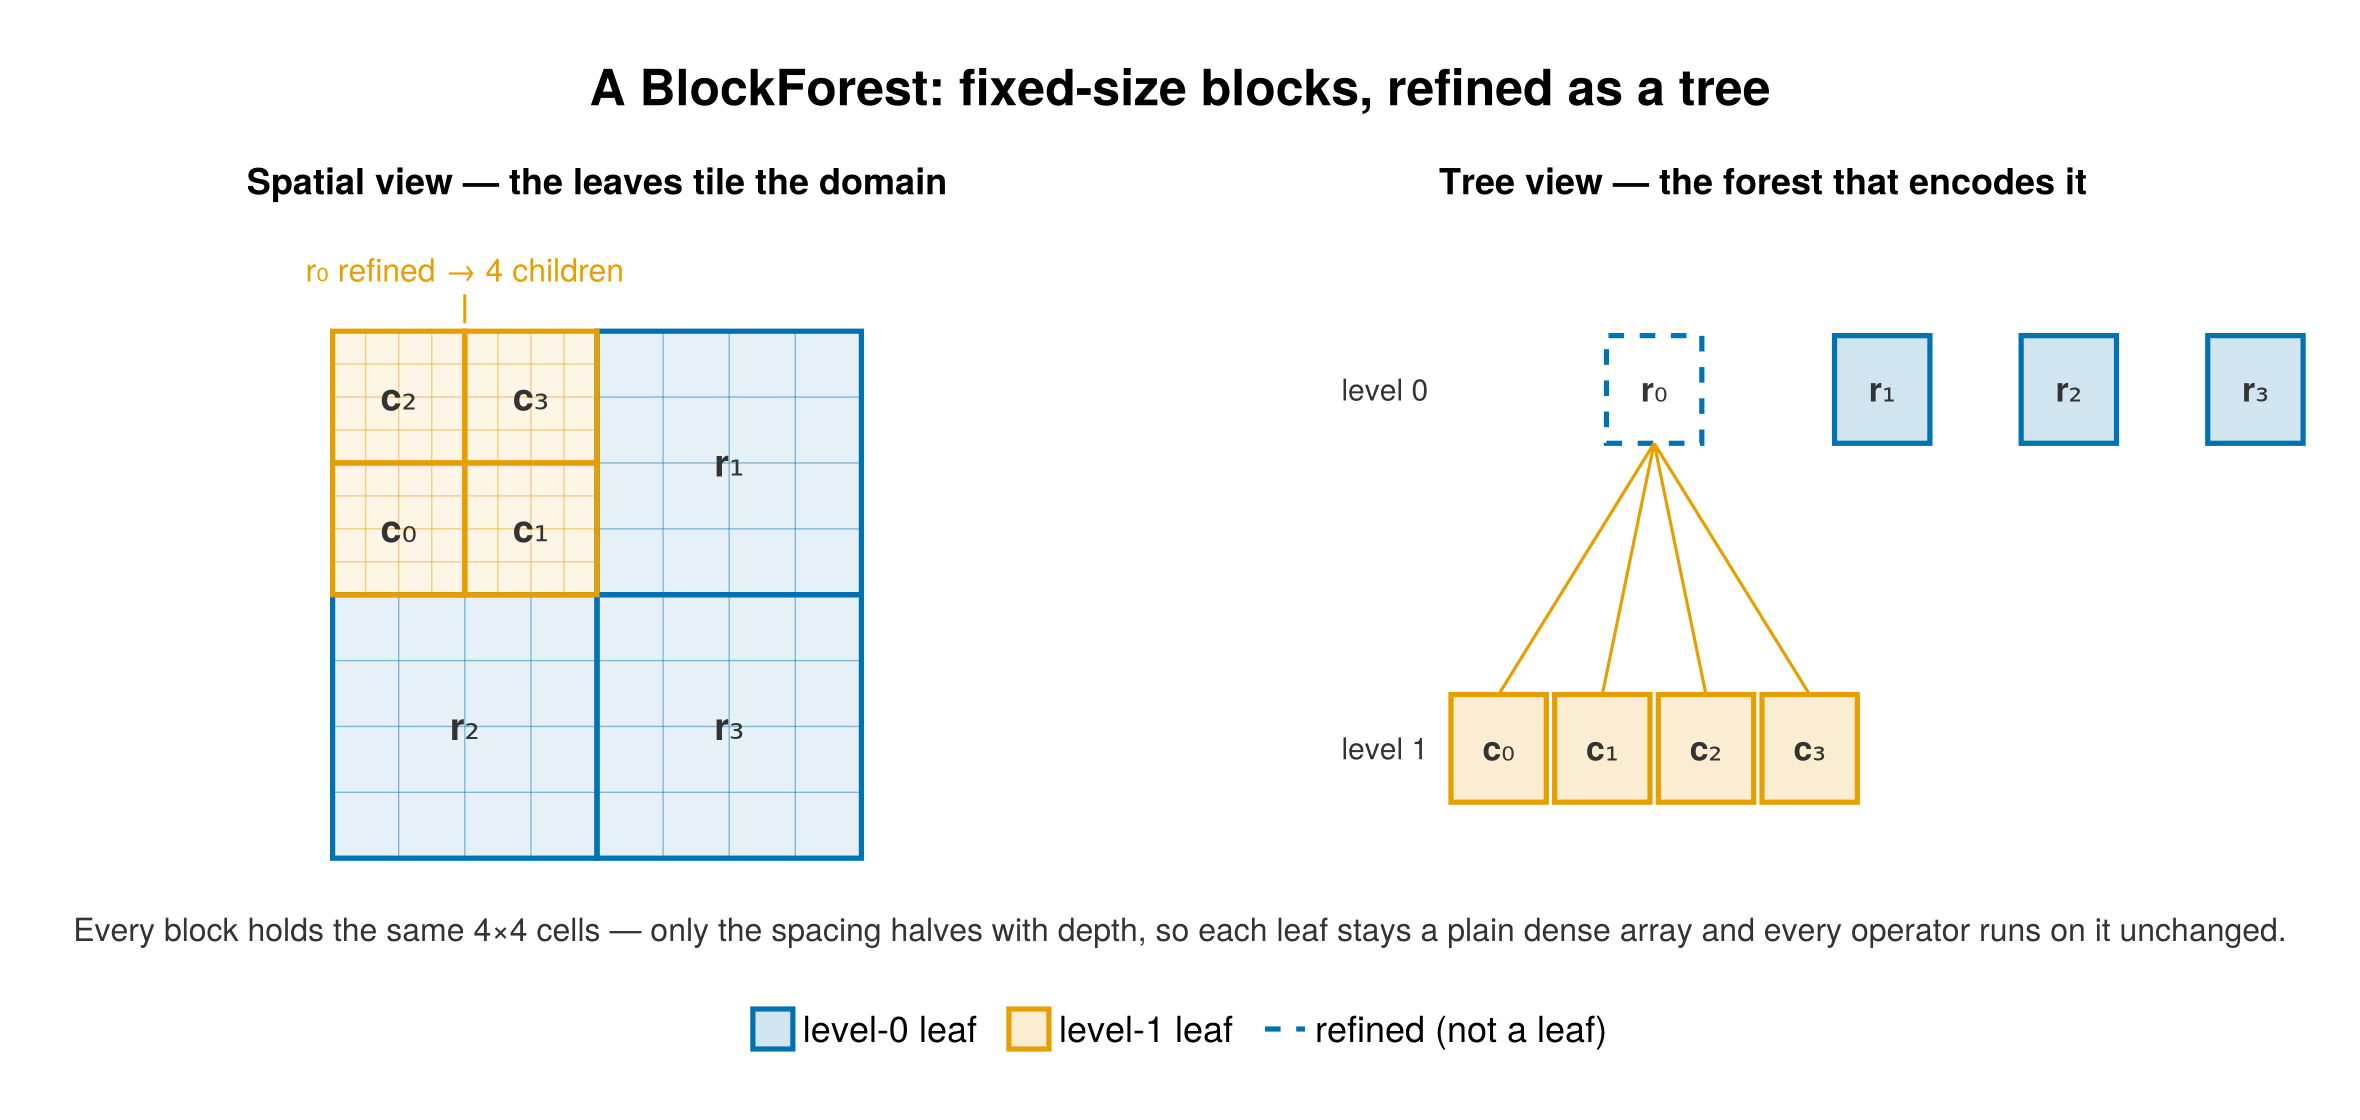

Julia code for this plot:
# Concept diagram: what a BlockForest is — the spatial tiling beside the tree it
# encodes. Vector redraw of the box-drawing figure in docs/pages/amr.qmd, using
# the same refinement-level colors as the data figures so a level means the same
# thing on the concept slide and the results slide.
#
# Run with: julia --project=examples examples/blockforest_diagram.jl

using Pkg; Pkg.activate(@__DIR__)
using CairoMakie, Printf

const LEVELCOLORS = Makie.wong_colors()
const CELLS = 4          # cells per block edge, as drawn
const INK   = :gray20

#--------------------------------------------------------------------------------
# Spatial view

"A leaf block: its outline in the level color, with its CELLS×CELLS cells faint inside."
function block!(ax, x0, y0, w; level, label=nothing)
    c = LEVELCOLORS[level + 1]
    poly!(ax, Rect2f(x0, y0, w, w); color=(c, 0.10), strokecolor=c, strokewidth=2.6)
    h = w / CELLS
    for i in 1:(CELLS - 1)
        lines!(ax, [x0 + i * h, x0 + i * h], [y0, y0 + w]; color=(c, 0.45), linewidth=0.7)
        lines!(ax, [x0, x0 + w], [y0 + i * h, y0 + i * h]; color=(c, 0.45), linewidth=0.7)
    end
    label !== nothing && text!(ax, x0 + w / 2, y0 + w / 2; text=label, align=(:center, :center),
                               fontsize=19, font=:bold, color=INK)
    return nothing
end

function spatial_panel!(ax)
    # r0 (top-left) has been refined into four half-size children; r1..r3 are still leaves.
    block!(ax, 1, 1, 1; level=0, label="r₁")
    block!(ax, 0, 0, 1; level=0, label="r₂")
    block!(ax, 1, 0, 1; level=0, label="r₃")
    # r₀ occupies the top-left quadrant [0,1]×[1,2]; its children subdivide exactly that.
    for (dx, dy, lab) in ((0.0, 1.0, "c₀"), (0.5, 1.0, "c₁"), (0.0, 1.5, "c₂"), (0.5, 1.5, "c₃"))
        block!(ax, dx, dy, 0.5; level=1, label=lab)
    end
    text!(ax, 0.5, 2.16; text="r₀ refined → 4 children", align=(:center, :bottom),
          fontsize=16, color=LEVELCOLORS[2])
    lines!(ax, [0.5, 0.5], [2.14, 2.03]; color=LEVELCOLORS[2], linewidth=1.5)
    limits!(ax, -0.32, 2.32, -0.06, 2.46)
end

#--------------------------------------------------------------------------------
# Tree view

function node!(ax, x, y; level, label, leaf)
    c = LEVELCOLORS[level + 1]
    w, h = 0.46, 0.30
    poly!(ax, Rect2f(x - w / 2, y - h / 2, w, h);
          color=leaf ? (c, 0.18) : (:white, 0.0), strokecolor=c,
          strokewidth=2.6, linestyle=leaf ? :solid : :dash)
    text!(ax, x, y; text=label, align=(:center, :center), fontsize=17,
          font=:bold, color=INK)
    return nothing
end

function tree_panel!(ax)
    roots = [(0.75, "r₀", false), (1.85, "r₁", true), (2.75, "r₂", true), (3.65, "r₃", true)]
    for (x, lab, leaf) in roots
        node!(ax, x, 1.6; level=0, label=lab, leaf=leaf)
    end
    kids = [(0.0, "c₀"), (0.5, "c₁"), (1.0, "c₂"), (1.5, "c₃")]
    for (x, lab) in kids
        lines!(ax, [0.75, x], [1.45, 0.75]; color=LEVELCOLORS[2], linewidth=1.6)
        node!(ax, x, 0.6; level=1, label=lab, leaf=true)
    end
    text!(ax, -0.34, 1.6; text="level 0", align=(:right, :center), fontsize=15, color=INK)
    text!(ax, -0.34, 0.6; text="level 1", align=(:right, :center), fontsize=15, color=INK)
    limits!(ax, -1.45, 4.0, 0.25, 2.1)
end

#--------------------------------------------------------------------------------

fig = Figure(size=(1180, 560), fontsize=18)

Label(fig[1, 1:2], "A BlockForest: fixed-size blocks, refined as a tree";
      fontsize=25, font=:bold, padding=(0, 0, 4, 0))

axl = Axis(fig[2, 1]; aspect=DataAspect(), title="Spatial view — the leaves tile the domain")
axr = Axis(fig[2, 2]; title="Tree view — the forest that encodes it")
for ax in (axl, axr)
    hidedecorations!(ax); hidespines!(ax)
end
spatial_panel!(axl)
tree_panel!(axr)

Label(fig[3, 1:2],
      "Every block holds the same $(CELLS)×$(CELLS) cells — only the spacing halves with depth, " *
      "so each leaf stays a plain dense array and every operator runs on it unchanged.";
      fontsize=16, color=INK, padding=(0, 0, 6, 0))

elems = [PolyElement(color=(LEVELCOLORS[1], 0.18), strokecolor=LEVELCOLORS[1], strokewidth=2.6),
         PolyElement(color=(LEVELCOLORS[2], 0.18), strokecolor=LEVELCOLORS[2], strokewidth=2.6),
         LineElement(color=LEVELCOLORS[1], linestyle=:dash, linewidth=2.6)]
fig[4, 1:2] = Legend(fig, elems, ["level-0 leaf", "level-1 leaf", "refined (not a leaf)"];
                     orientation=:horizontal, framevisible=false)

rowsize!(fig.layout, 2, Relative(0.74))
for p in (joinpath(@__DIR__, "blockforest_diagram.svg"), joinpath(@__DIR__, "blockforest_diagram.png"))
    save(p, fig)
    @printf "figure: %s\n" p
end
